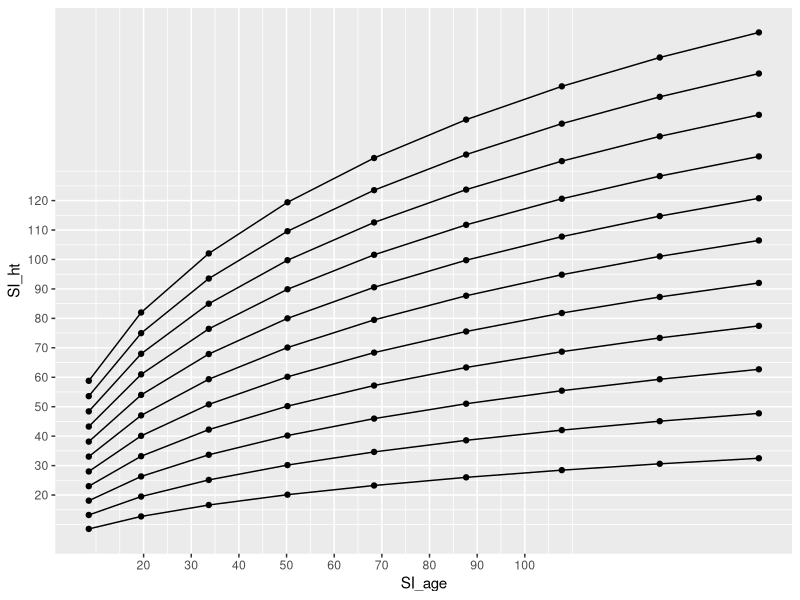

The R source for this figure:
library(ggplot2)

 
#Red Maple - Carmean 
Age=seq(20,100,10)
Ht=seq(20,120,10)
site=seq(20,120,10)
BH=0

all_parms=expand.grid(site,Age)
colnames(all_parms)=c("SI","Age")
all_parms=as.data.frame(all_parms)

SI=function(ht,age){
  si=(0+(0.3263*(ht^1.0634))*(1-(exp(-0.0106*age)))^(-1.2573*(ht^-0.0646)))
  return(si)
}

H=function(si,age){
 h=(0+(2.9435*(si^0.9132))*(1-(exp(-0.0141*age)))^(1.6580*(si^-0.1095))) 
}

SI(50,50)
SI(25,50)

rm=sapply(all_parms,H,age=all_parms$Age)


colnames(rm)=c("SI_ht","SI_age")
rm2=cbind(all_parms,rm)


ggplot(data=rm2,aes(x=SI_age,y=SI_ht,group=SI))+
  geom_point()+
  geom_line() +
  scale_x_continuous(breaks=Age)+
  scale_y_continuous(breaks=Ht)



